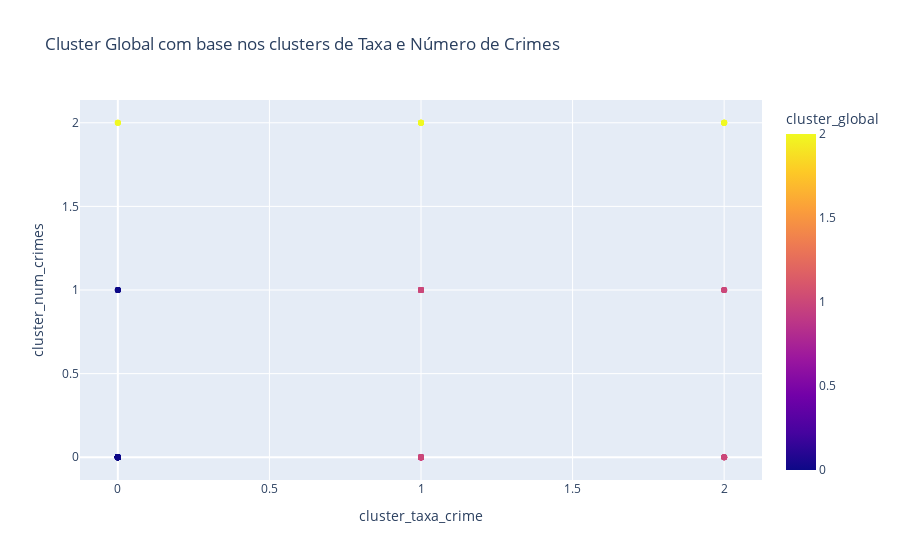

Notebook source saved alongside this figure:
### Code cell
X_meta = df_cluster_crime[['cluster_taxa_crime', 'cluster_num_crimes']]

kmeans_meta = KMeans(n_clusters=3, random_state=42, n_init='auto')
df_cluster_crime['cluster_global'] = kmeans_meta.fit_predict(X_meta)

fig = px.scatter(
    df_cluster_crime,
    x='cluster_taxa_crime',
    y='cluster_num_crimes',
    color='cluster_global',
    hover_data=['local', 'codigo'],
    title='Cluster Global com base nos clusters de Taxa e Número de Crimes'
)
fig.show()
print(df_cluster_crime['cluster_global'].value_counts().sort_index())

### Figure 1 — Plotly figure (JSON) as saved in the notebook; plotly's stock layout.template omitted (floating-point values rounded to 4 significant figures; data arrays with more than 128 entries replaced by an {"elided": "..."} marker saying what was removed)
{"data": [{"customdata": {"elided": "147x2 str values"}, "hovertemplate": "cluster_taxa_crime=%{x}<br>cluster_num_crimes=%{y}<br>local=%{customdata[0]}<br>codigo=%{customdata[1]}<br>cluster_global=%{marker.color}<extra></extra>", "legendgroup": "", "marker": {"color": {"elided": "147 int values"}, "coloraxis": "coloraxis", "symbol": "circle"}, "mode": "markers", "name": "", "orientation": "v", "showlegend": false, "type": "scatter", "x": {"elided": "147 int values"}, "xaxis": "x", "y": {"elided": "147 int values"}, "yaxis": "y"}], "layout": {"coloraxis": {"colorbar": {"title": {"text": "cluster_global"}}, "colorscale": [[0, "#0d0887"], [0.1111, "#46039f"], [0.2222, "#7201a8"], [0.3333, "#9c179e"], [0.4444, "#bd3786"], [0.5556, "#d8576b"], [0.6667, "#ed7953"], [0.7778, "#fb9f3a"], [0.8889, "#fdca26"], [1, "#f0f921"]]}, "legend": {"tracegroupgap": 0}, "title": {"text": "Cluster Global com base nos clusters de Taxa e Número de Crimes"}, "xaxis": {"anchor": "y", "domain": [0, 1], "title": {"text": "cluster_taxa_crime"}}, "yaxis": {"anchor": "x", "domain": [0, 1], "title": {"text": "cluster_num_crimes"}}}}
